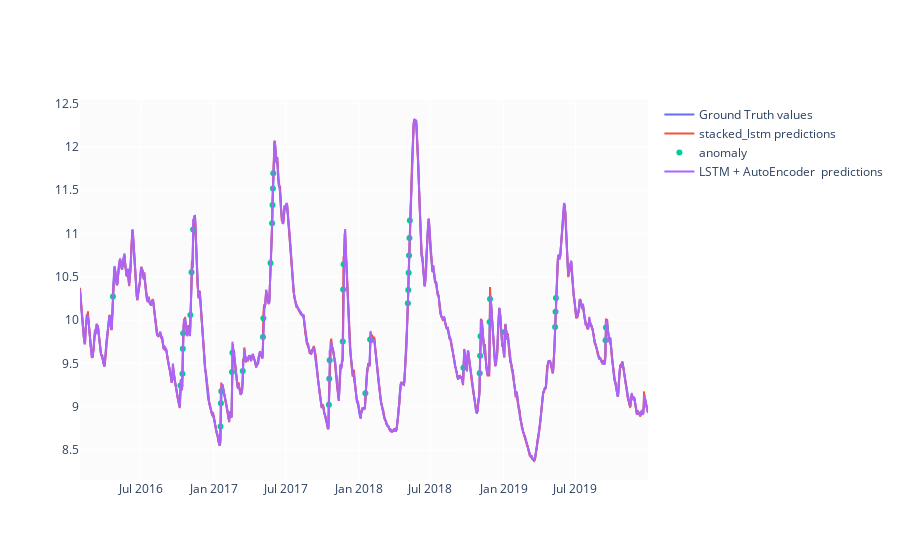

Notebook code for this chart:
### Code cell
pred = predict( stacked_lstm , valid_dataset)
val_data['WL_pct_hat_stacked'] = pred / 10
val_data['WL_hat_stacked_lstm'] = val_data['Water Level_previous'] * (1+val_data['WL_pct_hat_stacked'] )

pred = predict( autoencoder_lstm , valid_dataset ,is_added_auto_encoder = True )
val_data['WL_pct_hat_autoencoder'] = pred / 10
val_data['WL_hat_autoencoder_lstm'] = val_data['Water Level_previous'] * (1+val_data['WL_pct_hat_autoencoder'] )
a = val_data.loc[val_data['anomaly'] == 1, ['Value']] #anomaly

fig = make_subplots()
fig.add_trace(go.Scatter(x = val_data.index ,  y=val_data['Value'].values, name='Ground Truth values'))
fig.add_trace(go.Scatter(x = val_data.index ,  y=val_data['WL_hat_stacked_lstm'].values ,name='stacked_lstm predictions'))
fig.add_trace(go.Scatter( x = a.index , y=a['Value'].values ,name='anomaly', mode='markers'))
fig.add_trace(go.Scatter( x = val_data.index ,y=val_data['WL_hat_autoencoder_lstm'].values ,name='LSTM + AutoEncoder  predictions'))


fig.show()

### Figure 1 — Plotly figure (JSON) as saved in the notebook; plotly's stock layout.template omitted (floating-point values rounded to 4 significant figures; data arrays with more than 128 entries replaced by an {"elided": "..."} marker saying what was removed)
{"data": [{"name": "Ground Truth values", "type": "scatter", "x": {"elided": "1432 str values"}, "y": {"elided": "1432 float values"}}, {"name": "stacked_lstm predictions", "type": "scatter", "x": {"elided": "1432 str values"}, "y": {"elided": "1432 float values"}}, {"mode": "markers", "name": "anomaly", "type": "scatter", "x": ["2016-04-22T00:00:00", "2016-10-09T00:00:00", "2016-10-14T00:00:00", "2016-10-15T00:00:00", "2016-10-16T00:00:00", "2016-11-03T00:00:00", "2016-11-06T00:00:00", "2016-11-10T00:00:00", "2017-01-18T00:00:00", "2017-01-19T00:00:00", "2017-01-20T00:00:00", "2017-02-16T00:00:00", "2017-02-17T00:00:00", "2017-03-15T00:00:00", "2017-05-05T00:00:00", "2017-05-06T00:00:00", "2017-05-24T00:00:00", "2017-05-28T00:00:00", "2017-05-29T00:00:00", "2017-05-30T00:00:00", "2017-05-31T00:00:00", "2017-10-18T00:00:00", "2017-10-19T00:00:00", "2017-10-20T00:00:00", "2017-11-22T00:00:00", "2017-11-23T00:00:00", "2017-11-24T00:00:00", "2018-01-18T00:00:00", "2018-01-30T00:00:00", "2018-05-05T00:00:00", "2018-05-06T00:00:00", "2018-05-07T00:00:00", "2018-05-08T00:00:00", "2018-05-09T00:00:00", "2018-05-10T00:00:00", "2018-09-22T00:00:00", "2018-11-02T00:00:00", "2018-11-03T00:00:00", "2018-11-04T00:00:00", "2018-11-27T00:00:00", "2018-11-28T00:00:00", "2019-01-04T00:00:00", "2019-05-11T00:00:00", "2019-05-12T00:00:00", "2019-05-13T00:00:00", "2019-09-15T00:00:00", "2019-09-16T00:00:00"], "y": [10.27, 9.247, 9.38, 9.671, 9.85, 10.06, 10.55, 11.05, 8.772, 9.04, 9.178, 9.402, 9.624, 9.413, 9.807, 10.02, 10.66, 11.12, 11.33, 11.52, 11.7, 9.023, 9.325, 9.536, 9.754, 10.36, 10.65, 9.156, 9.778, 10.2, 10.35, 10.55, 10.75, 10.95, 11.15, 9.45, 9.386, 9.589, 9.813, 9.978, 10.24, 9.862, 9.92, 10.1, 10.26, 9.768, 9.915]}, {"name": "LSTM + AutoEncoder  predictions", "type": "scatter", "x": {"elided": "1432 str values"}, "y": {"elided": "1432 float values"}}], "layout": {"autosize": true, "xaxis": {"anchor": "y", "autorange": true, "domain": [0, 1], "range": ["2016-01-30", "2019-12-31"], "type": "date"}, "yaxis": {"anchor": "x", "autorange": true, "domain": [0, 1], "range": [8.155, 12.54], "type": "linear"}}}
